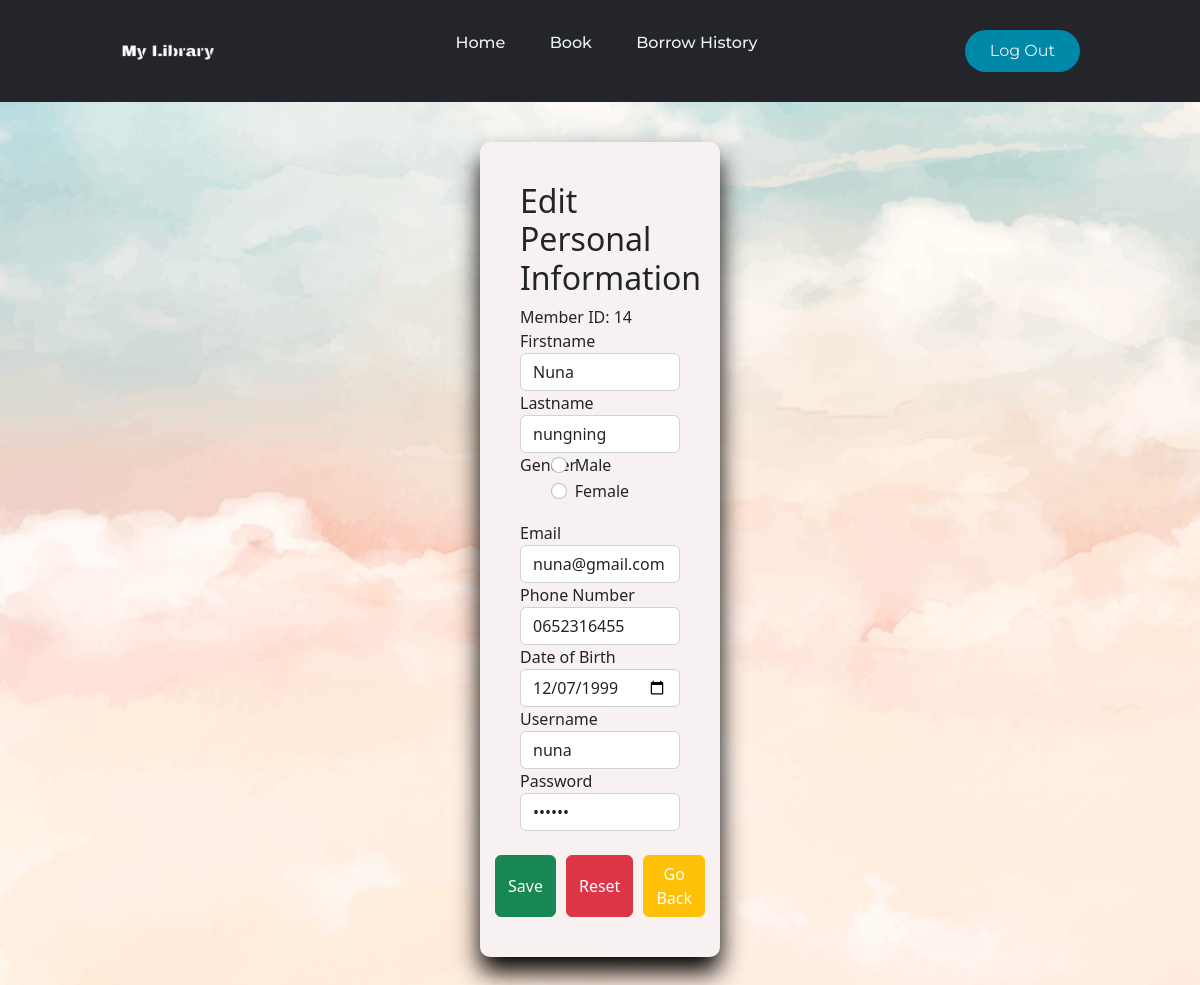
/user_edit.php (signed in), run on the app's committed database.
### tables this page shows
CREATE TABLE `member` (
  `memberID` int(5) NOT NULL,
  `Firstname` varchar(255) NOT NULL,
  `Lastname` varchar(255) NOT NULL,
  `Gender` varchar(255) NOT NULL,
  `BirthDate` date NOT NULL,
  `Tel` varchar(255) NOT NULL,
  `Username` varchar(255) NOT NULL,
  `Password` varchar(255) NOT NULL,
  `Email` varchar(255) NOT NULL,
  `statusmem` varchar(6) NOT NULL
);

### user_edit.php (the view, shortened to what this page needs)
<?php
if (!$_SESSION["UserID"] || $_SESSION["statusmem"] != "MEMBER") {
    Header("Location: index.php");
} else {
    include 'connectdb.php';
    $ID = $_SESSION["UserID"];
    $sql = "SELECT * FROM member WHERE memberID='$ID'";
    $result = mysqli_query($conn, $sql);
    $row = mysqli_fetch_array($result);
?>
    <!DOCTYPE html>
    <html lang="en">
    <head>
        <link rel="stylesheet" href="assets/vendor/css/style.css">
        <link rel="stylesheet" href="assets/vendor/css/nav.css">
        <link href="https://cdn.jsdelivr.net/npm/bootstrap@5.2.2/dist/css/bootstrap.min.css" rel="stylesheet">
    </head>
    <body>
        <header class="navi">
            <a href="user_home.php"><img class="logo" src="assets/img/logo.png" alt="Logo"></a>
            <nav>
                <ul class="nav__links">
                    <li><a href="user_home.php">Home</a></li>
                    <li><a href="user_book_list.php">Book</a></li>
                    <li><a href="user_borrow.php">Borrow History</a></li>
                </ul>
            </nav>
            <a href="logout.php"><button>Log Out</button></a>
        </header>
        <div class="container">
            <div class="wrapper ">
                <div class="edit-box ">
                    <h2>Edit Personal Information</h2>
                    <form method="post" action="user_save.php">
                        <div class="form-group">
                                <label class="control-label">Member ID: </label>
                                <input type="hidden" name="memberID" value="<?php echo $ID ?>"><?php echo $ID ?><br>
                                <label class="control-label">Firstname</label>
                                <input type="text" class="form-control" name="fname" required value="<?php echo $row["Firstname"]; ?>">
                                <label class="control-label">Lastname</label>
                                <input type="text" class="form-control" name="lname" required value="<?php echo $row["Lastname"]; ?>">
                                <fieldset class="row mb-3">
                                    <label class="col-form-label col-sm-2 pt-0">Gender</label>
                                    <div class="col-sm-10">
                                        <div class="form-check">
                                            <input class="form-check-input" type="radio" name="gender" value="Male ">
                                            <label class="form-check-label" for="gridRadios1">
                                                Male
                                            </label>
                                        </div>
                                        <div class="form-check">
                                            <input class="form-check-input" type="radio" name="gender" value="Female">
                                            <label class="form-check-label" for="gridRadios2">
                                                Female
                                            </label>
                                        </div>
                                    </div>
                                </fieldset>
                                <label class="control-label">Email</label>
                                <input type="email" class="form-control" name="email" pattern="[a-z0-9._%+-]+@[a-z0-9.-]+\.[a-z]{2,}$" value="<?php echo $row["Email"]; ?>">
                                <label class="control-label">Phone Number</label>
                                <input type="tel" class="form-control" name="phone" pattern="[0-9]{3}[0-9]{3}[0-9]{4}" value="<?php echo $row["Tel"]; ?>">
                                <label class="control-label">Date of Birth</label>
                                <input type="date" class="form-control" name="dob" value="<?php echo $row["BirthDate"]; ?>">
                                <label class="control-label">Username</label>
                                <input type="text" class="form-control" name="username" required value="<?php echo $row["Username"]; ?>">
                                <label class="control-label">Password</label>
                                <input type="password" class="form-control" name="password" required value="<?php echo $row["Password"]; ?>"><br>
                                <div class="d-flex justify-content-center">
                                    <button type="submit" class="btn btn-success" style="margin-right:10px">Save</button>
                                    <button type="reset" class="btn btn-danger" style="margin-right:10px">Reset</button>
                                    <button class="btn btn-warning"><a style="color:White; text-decoration: none;"href="user_home.php">Go Back</a></button>
                                </div>
                        </div>
                    </form>
                </div>
            </div>
        </div>
    </body>
    </html>
<?php } ?>

### data on the page
member: fname "Nuna", lname "nungning", email "nuna@gmail.com", phone "0652316455", dob "12/07/1999", username "nuna"

### other printed values
$ID "14"
